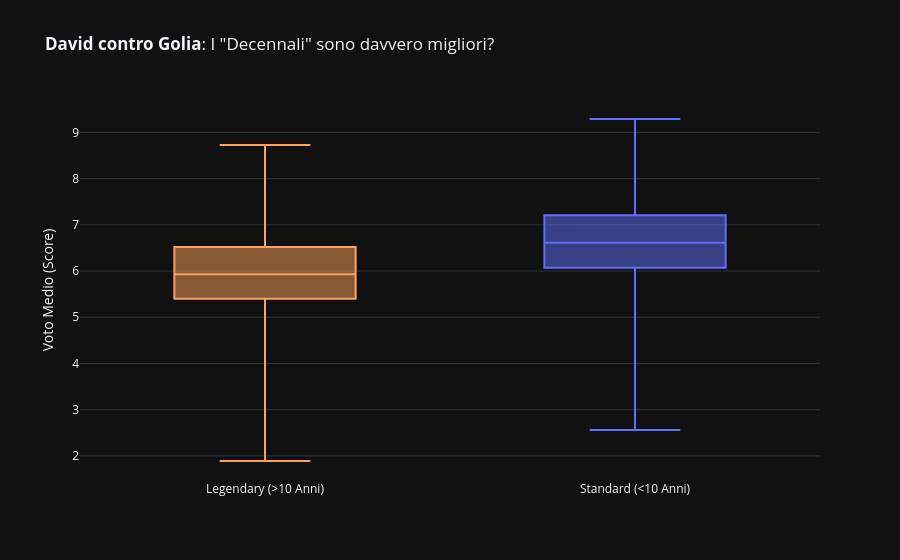

This figure's notebook cell:
### Markdown cell above
## Capitolo 3: Il "Club dei Decennali": Qualità o Inerzia? 🏺

Esiste una soglia psicologica e produttiva fondamentale: i **10 anni**.
Superare un decennio di messa in onda significa aver accompagnato una generazione dall'infanzia all'età adulta. Ma cosa succede alla qualità in questo lasso di tempo?

C'è il sospetto che alcuni anime sopravvivano per pura "inerzia cult": nessuno ha il coraggio di cancellarli, e i fan continuano a guardarli per abitudine ("Sindrome di Stoccolma"), anche se la qualità narrativa è crollata.

In questa sezione isoliamo solo i **Titani (>10 anni di attività)**, sia terminati che ancora in corso, e li mettiamo sotto la lente d'ingrandimento.
1.  **Il confronto crudele:** Un anime decennale ha davvero voti migliori della media o è solo nostalgia?
2.  **La mappa degli Immortali:** Chi sono questi sopravvissuti e dove si posizionano tra capolavori e opere dimenticabili?
3.  **La Top List:** Vediamo in faccia i nomi dei più longevi e giudichiamo il loro punteggio.

### Code cell
# 1. Creiamo il flag "Legendary" (> 10 anni)
df_clean_duration['category'] = df_clean_duration['duration_years'].apply(lambda x: 'Legendary (>10 Anni)' if x >= 10 else 'Standard (<10 Anni)')

# Grafico 1: Box Plot Confronto Diretto
fig_compare = px.box(df_clean_duration, 
                     x='category', 
                     y='score', 
                     color='category',
                     title='<b>David contro Golia</b>: I "Decennali" sono davvero migliori?',
                     labels={'category': 'Categoria', 'score': 'Voto Medio (Score)'},
                     color_discrete_map={'Legendary (>10 Anni)': '#FFA15A', 'Standard (<10 Anni)': '#636EFA'},
                     template='plotly_dark',
                     points=False) # Nascondiamo i punti per vedere meglio le mediane

fig_compare.update_layout(showlegend=False, xaxis_title="")
fig_compare.show()

### Figure 1 — Plotly figure (JSON) as saved in the notebook; plotly's stock layout.template omitted (floating-point values rounded to 4 significant figures; data arrays with more than 128 entries replaced by an {"elided": "..."} marker saying what was removed)
{"data": [{"alignmentgroup": "True", "boxpoints": false, "hovertemplate": "Categoria=%{x}<br>Voto Medio (Score)=%{y}<extra></extra>", "legendgroup": "Legendary (>10 Anni)", "marker": {"color": "#FFA15A"}, "name": "Legendary (>10 Anni)", "notched": false, "offsetgroup": "Legendary (>10 Anni)", "orientation": "v", "showlegend": true, "type": "box", "x": {"elided": "3930 str values"}, "x0": " ", "xaxis": "x", "y": {"elided": "3930 float values"}, "y0": " ", "yaxis": "y"}, {"alignmentgroup": "True", "boxpoints": false, "hovertemplate": "Categoria=%{x}<br>Voto Medio (Score)=%{y}<extra></extra>", "legendgroup": "Standard (<10 Anni)", "marker": {"color": "#636EFA"}, "name": "Standard (<10 Anni)", "notched": false, "offsetgroup": "Standard (<10 Anni)", "orientation": "v", "showlegend": true, "type": "box", "x": {"elided": "12717 str values"}, "x0": " ", "xaxis": "x", "y": {"elided": "12717 float values"}, "y0": " ", "yaxis": "y"}], "layout": {"boxmode": "overlay", "legend": {"title": {"text": "Categoria"}, "tracegroupgap": 0}, "showlegend": false, "title": {"text": "<b>David contro Golia</b>: I \"Decennali\" sono davvero migliori?"}, "xaxis": {"anchor": "y", "categoryarray": ["Legendary (>10 Anni)", "Standard (<10 Anni)"], "categoryorder": "array", "domain": [0, 1], "title": {"text": ""}}, "yaxis": {"anchor": "x", "domain": [0, 1], "title": {"text": "Voto Medio (Score)"}}}}
